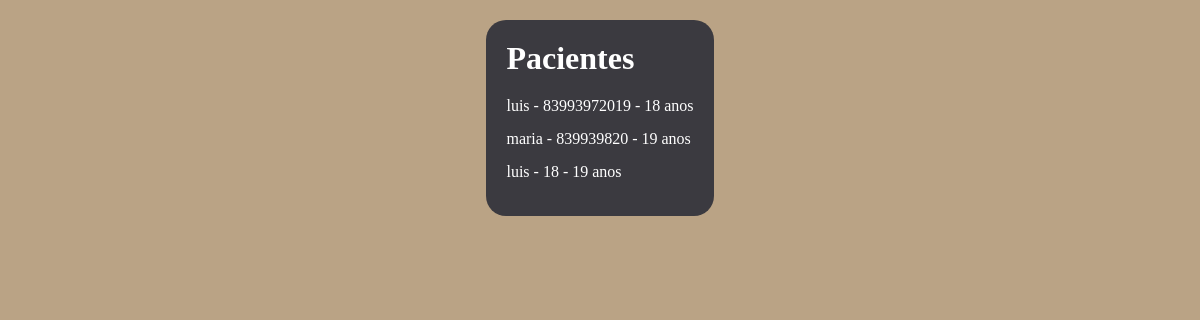
The app's page /pacientes, older data.
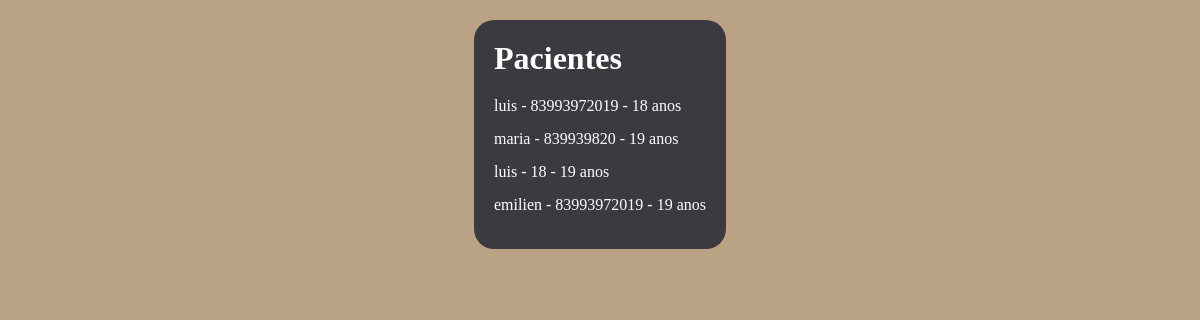
The same page, newer data.
### tables this page shows
CREATE TABLE paciente(id integer primary key autoincrement,nome text not null,telefone text, idade integer);

### app.py (the view)
@app.route("/pacientes")
def pacientes():
    con = sqlite3.connect("clinica.db")
    conx = con.cursor()
    conx.execute("select * from paciente")
    lista = conx.fetchall()
    con.close()
    return render_template("pacientes.html", pacientes=lista)

### templates/pacientes.html (shortened to what this page needs)
<!DOCTYPE html>
<html lang="pt-br">
<head>
    <link rel="stylesheet" href="{{ url_for('static', filename='style.css') }}">
</head>
<body>
     <div>
         <h1>Pacientes</h1>
             {% for p in pacientes %}
            <p>{{ p[1] }} - {{ p[2] }} - {{ p[3] }} anos</p>
             {% endfor %}
     </div>
</body>
</html>

Row changes from the older to the newer data that the page shows:
added paciente: nome "emilien", telefone "83993972019", idade "19"
